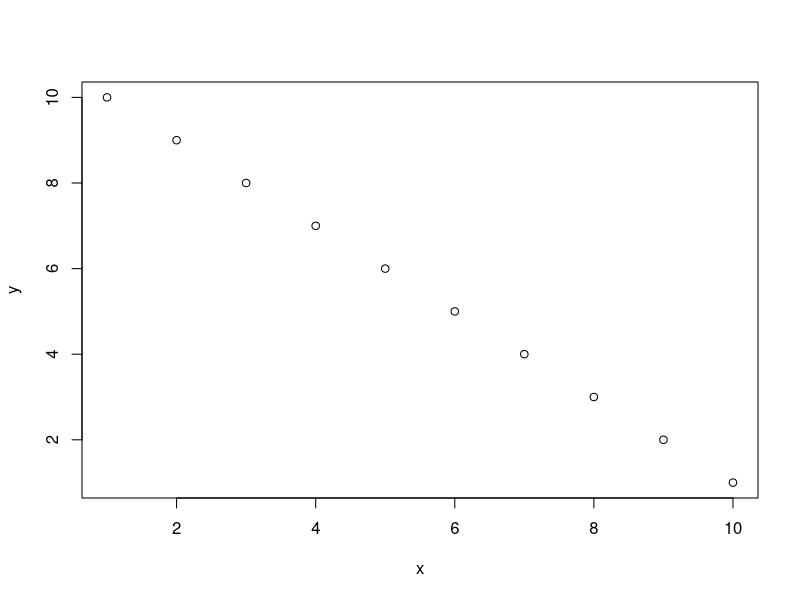
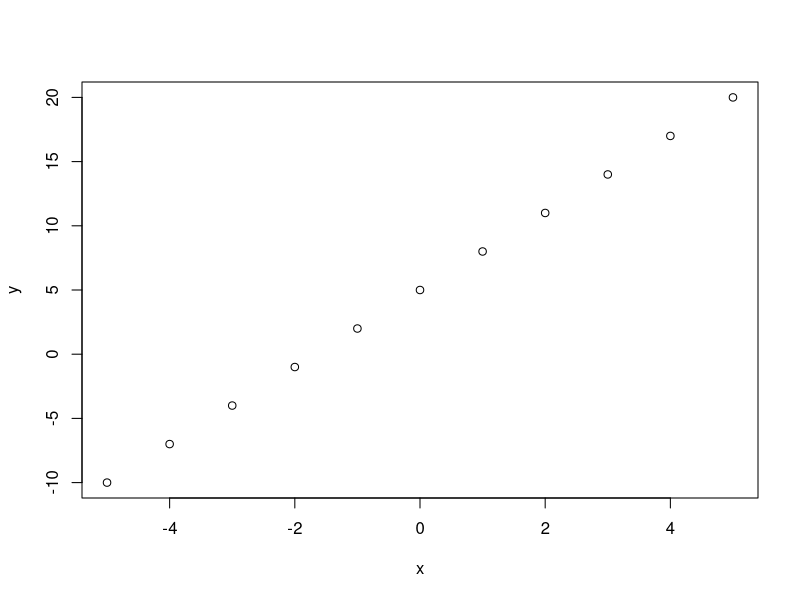
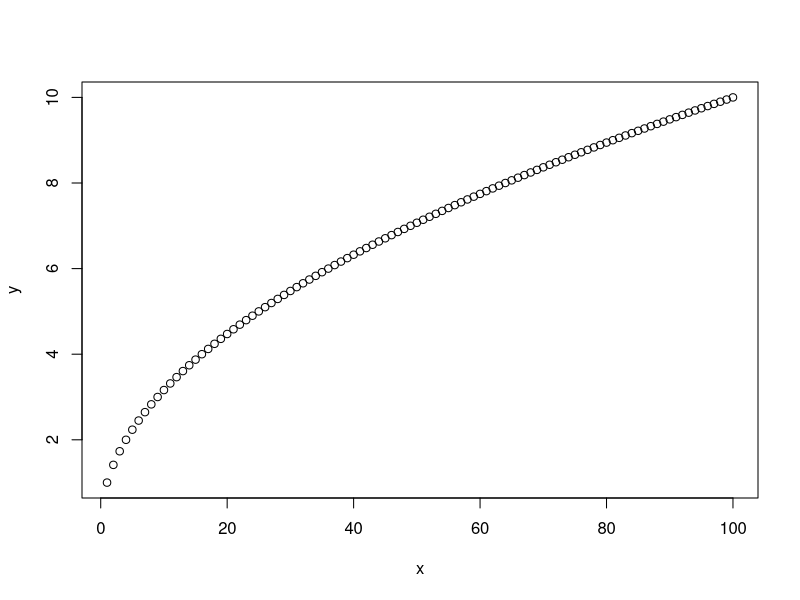
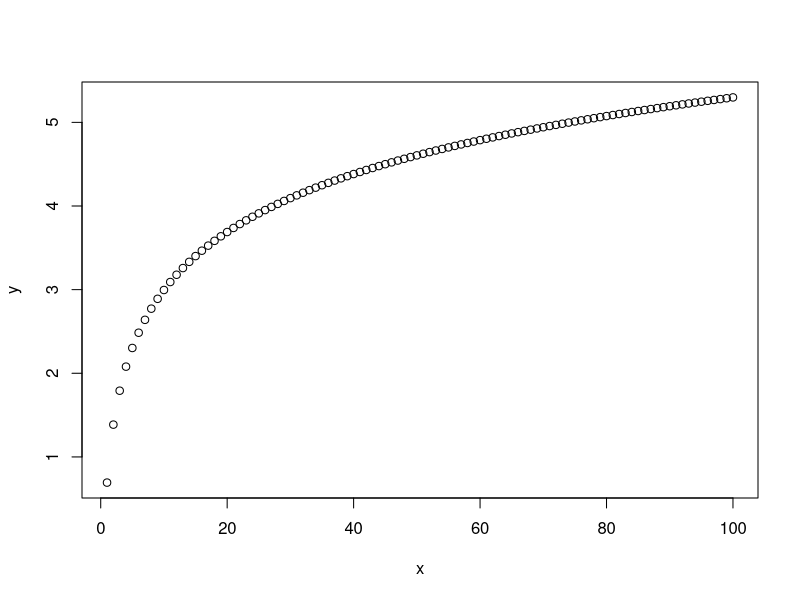
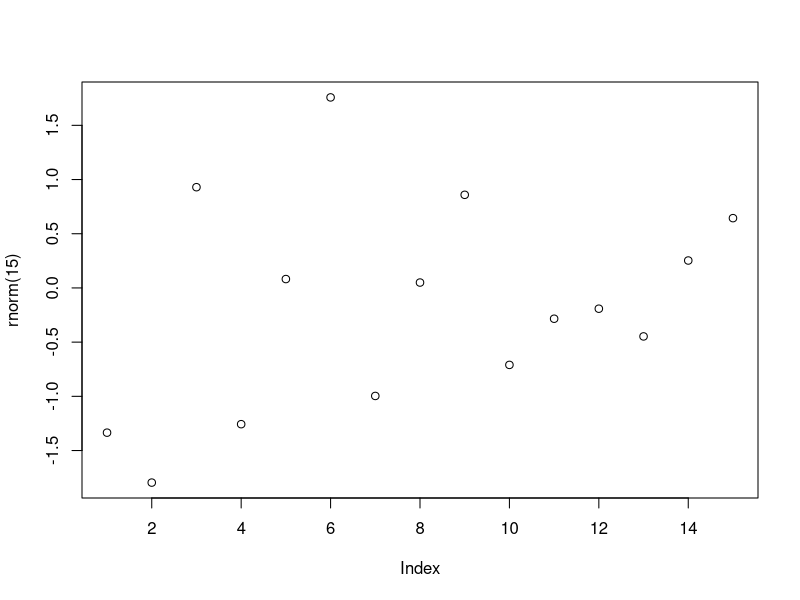
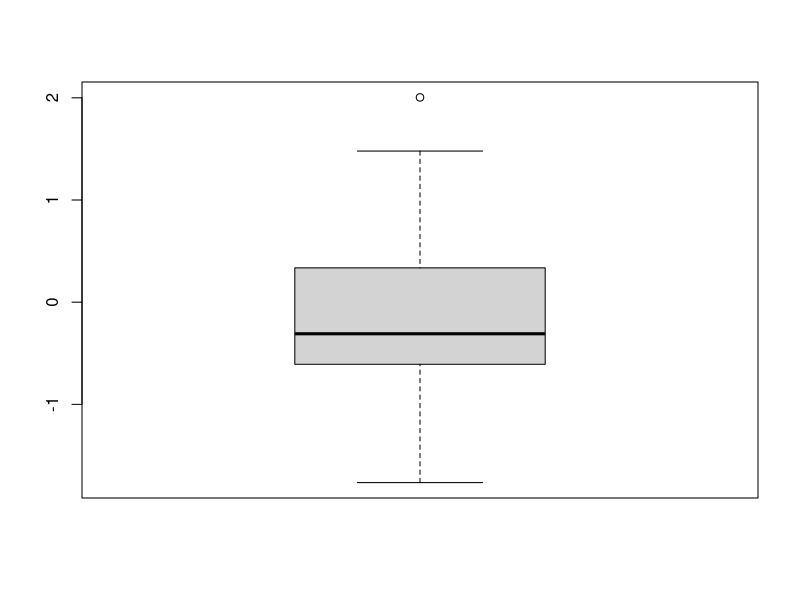
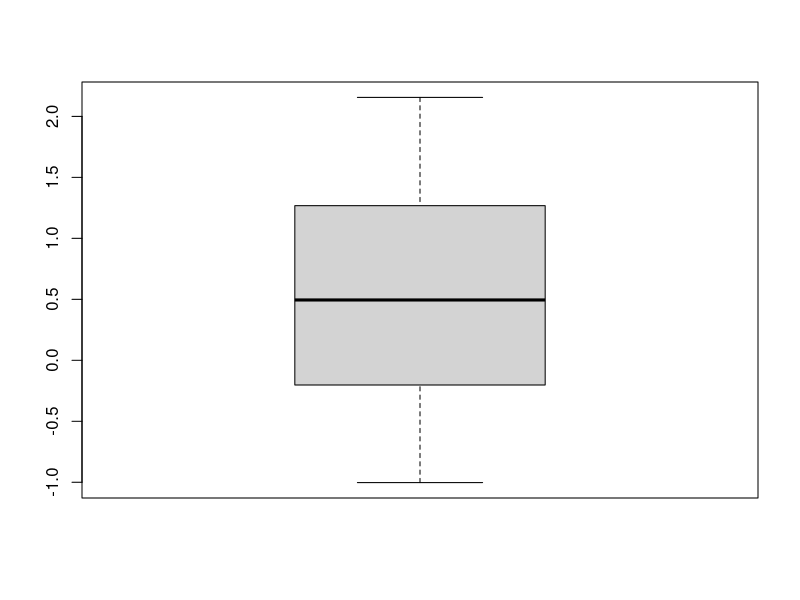
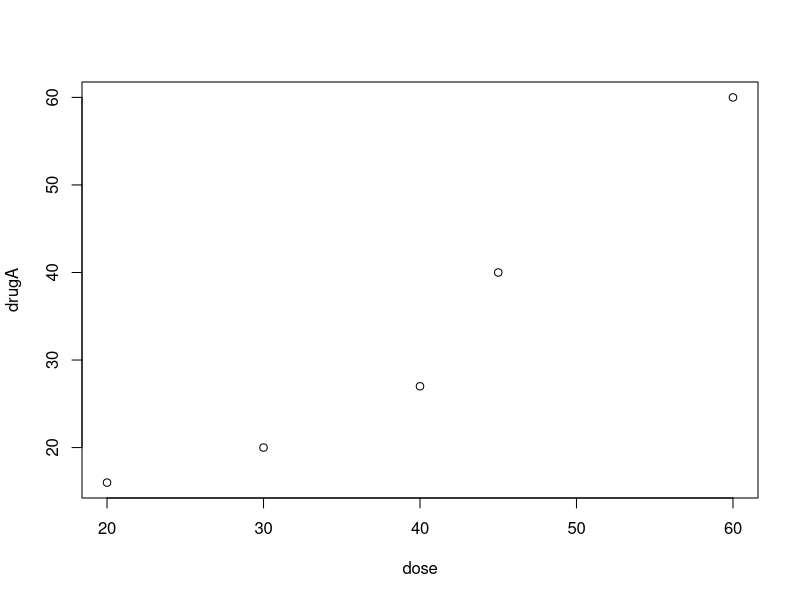

Generate these figures, in order, with R: (Note: this script raises an error after producing the figures.)
#graph1
#숫자와 텍스트만으로 작성된 통계결과는 지루/따분
#그래프와 그림형태로 제시 (시각적 묘사) - 열정적 반응

#그래프 그리기 함수 :plot(x,y), plot(y~x)
x<-(1:10)
y<-(10:1)
plot(x,y) #권장!
#plot(y~x) #데카르트 방식

x<-c(-5:5)
y<-3*x+5
plot(x,y)

x<-(1:100)
y<-sqrt(x)
plot(x,y)

x<-(1:100)
y<-log(2*x)
plot(x,y)
  
  
plot(rnorm(15))     #산점도
boxplot(rnorm(15))  #히스토그램
boxplot(rnorm(15))  #상자수염

#그래프 출력방향 지정 - sink()
install.packages('ggplot2')
library(ggplot2)
bmp('c:/JAVA/graph.bmp')  #그래프를 bmp방식으로 저장 
attach(mtcars)
plot(wt, mpg) #x축 중량, y축 연비 /산점도 
abline(lm(mpg~wt)) #상관관계를 의미하는 직선 추가 
title('차량중량에 따른 연비 상관관계')
detach(mtcars)
sink()            #작성한 내용을 지정한 장치로 전달 
dev.off()         #sink 해제

#그래프 그리기 사례
#두 약물에 따른 환자반응
dose<-c(20,30,40,45,60)
drugA <- c(16,20,27,40,60)
drugB <- c(15,18,25,31,40)

plot(dose,drugA)

plot(dose,drugA, type='p')  #점
plot(dose,drugA, type='l')  #선
plot(dose,drugA, type='h')  #수직선
plot(dose,drugA, type='s')  #계단식
plot(dose,drugA, type='S')  #계단식
  

#그래프 옵션 설정 - par()
#pch : 점 종류 (0~25)
#lty:선 종류(1~6)
#cex:기호 크기 1, 1.5, 0.5
#lwd:선 굵기 1, 1.5, 0.5
par(lty=2,pch=10) #선 유형, 점 유형,
plot(dose,drugB)
plot(dose,drugB, type='b')
plot(dose,drugB, type='b',lty=4,pch=5)

par(bg='light cyan')  #그래프 배경
plot(dose,drugB,type='b')

plot(dose,drugA, col='red', col.axis='blue', col.lab='green',
     main='메인제목', col.main='purple',
     sub='서브제목', col.sub='navy', fg='orange',type='b')

#b는 both를 의미한다


#그래프에서 사용가능한 색상 조회 - colors()
colors()

#하지만, 자주 사용하는, 인기있는 색상은 따로 있음
color1 <-rainbow(7)        #무지개 색
color2 <-heat.colors(10)
color3 <-topo.colors(10)
color4 <-cm.colors(10)
color5 <-gray(0:10/10)

plot(1:10,10:1,col=color1)
plot(1:10,10:1,col=color2)
plot(1:10,10:1,col=color3)
plot(1:10,10:1,col=color4)
plot(1:10,10:1,col=color5)


#iris에서 종별로 색상을 지정해서 산점도 출력
plot(Petal.Width~Sepal.Width,
     iris, xlab='Sepal 길이', 
     ylab='Petal 너비', main='iris 샘플링', 
     col=c('red','blue','green')[Species])

#원 그래프 (파이그래프)
pie(rep(1:10), labels=color1,col=color1)
pie(rep(1:10), labels=color2,col=color2)
pie(rep(1:10), labels=color3,col=color3)
pie(rep(1:10), labels=color4,col=color4)
pie(rep(1:10), labels=color5,col=color5)

#글씨체 변경 - windowsFonts
windowsFonts(
  A = windowsFont("궁서체"),
  B = windowsFont("Consolas"),
  C = windowsFont("맑은 고딕")
)

#폰트 : 1 기본, 2 진하게 3 이탤릭 4 진하고 이탤릭
par(mfrow=c(1,1)) #그래프 옵션 초기화
par(font.lab=3, font.main=4, 
    font.axis=2, family='A')
plot(dose,drugA, type='b',main='폰트 연습')


par(font.lab=3, font.main=4, 
    font.axis=2, family='B')
plot(dose,drugA, type='b',main='폰트 연습')

par(font.lab=3, font.main=4, 
    font.axis=2, family='C')
plot(dose,drugA, type='b',main='폰트 연습')


#범례 - legend(위치, 제목, 범례, ...)
install.packages('Hmisc')  #그래프에 작은 눈금을 그림
library(Hmisc)
minor.tick(nx=3, ny=3, tick.ratio=0.5)
par(mfrow=c(1,1))
plot(dose,drugA, type='b',
     pch=15, lty=1, col='red', ylim=c(0,60),
     main='환자와 약물A의 관계', xlab='환자',
     ylab='약물 반응')

lines(dose, drugB, type='b', pch=17, lty=2, col='blue')
#2번째 그래프 작성 

abline(h=c(30), lwd=1.5, lty=2, col='gray') #보조선 

legend('topleft',inset=.05, title='약물종류',
       c('A','B'), lty=c(1,2), pch=c(15,17),
       col=c('red','blue'))

#위치는 3x3으로 나누어진 영역을 top,center,bottom,
#left, center,right를 조합해서 지정

#한 화면에 여러개의 그래프 배치
#mfrow=c(행,열) 행중심
#mfcol=c(행,열) 열중심 

#2x2 형태의 그래프 배치
par(mfrow=c(2,2))   #2x2 화면 나눔
attach(mtcars)
plot(wt, mpg, main='차량 무게 대비 연비 산점도')
plot(wt, disp, main='차량 무게 대비 배기량 산점도')
hist(wt,main='차량무게 히스토그램')
boxplot(wt, main='차량무게 박스수염 그래프')
detach(mtcars)

attach(mtcars)
par(mfrow=c(3,1))
hist(wt)      #차체중량
hist(mpg)     #연비
hist(disp)    #배기량 
detach(mtcars)


#1x2 형태의 그래프 배치 
#layout : 영역의 갯수는 행렬을 이용
#layout(matrix(영역번호), 너비, 높이)
#layout.show: 영역을 미리 볼 수 있음 

attach(mtcars)
layout(matrix(c(1,1,2,3),2,2),byrow=T)   #byrow=T 행을 우선으로 한다! 
hist(wt)
hist(mpg)
hist(disp)
detach(mtcars)

#split.screen() : 화면 분할
#split.screen(c(행,열),스크린번호) 
attach(mtcars)
split.screen(c(2,1))  #2행 1열로 나눔
split.screen(screen=2,c(1,2))
              #2행1열 스크린을 1행2열로 나눔 
screen(1) #1,1
hist(wt)
screen(3) #2,1
hist(mpg)
screen(4) #2,2
hist(disp)
detach(mtcars)
close.screen(all=T)  #화면을 원래대로 
